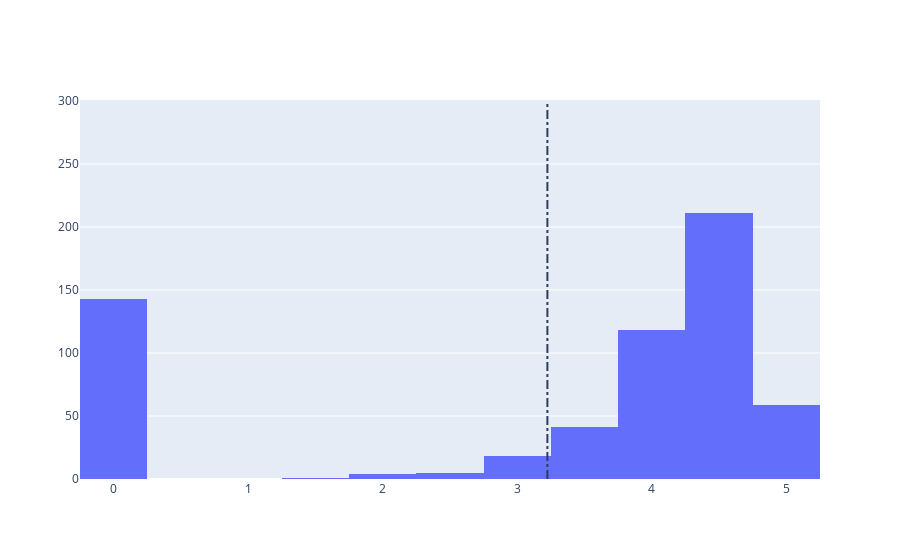

Notebook source saved alongside this figure:
### Code cell
# Average rating of apps
avg_app_rating = apps['score'].mean()
print('Average app rating = ', avg_app_rating)

# Distribution of apps according to their ratings
data = [go.Histogram(
        x = apps['score']
)]

# Vertical dashed line to indicate the average app rating
layout = {'shapes': [{
              'type' :'line',
              'x0': avg_app_rating,
              'y0': 0,
              'x1': avg_app_rating,
              'y1': 300,
              'line': { 'dash': 'dashdot'}
          }]
          }

plotly.offline.iplot({'data': data, 'layout': layout})

### Figure 1 — Plotly figure (JSON) as saved in the notebook; plotly's stock layout.template omitted (floating-point values rounded to 4 significant figures; data arrays with more than 128 entries replaced by an {"elided": "..."} marker saying what was removed)
{"data": [{"type": "histogram", "x": {"elided": "602 float values"}}], "layout": {"shapes": [{"line": {"dash": "dashdot"}, "type": "line", "x0": 3.224, "x1": 3.224, "y0": 0, "y1": 300}]}}
